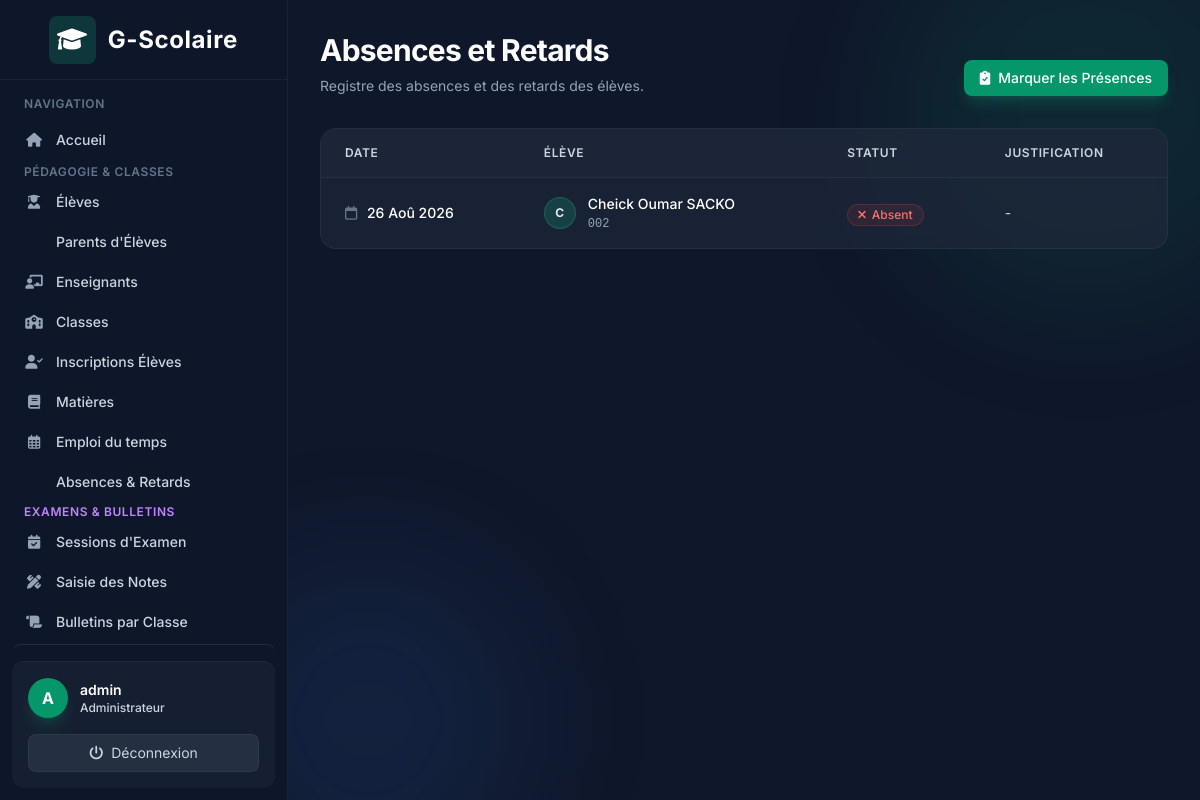
/attendance/ (signed in), run on the app's committed database.
### accounts/models.py (models this page shows)
class User(AbstractUser):
    class Role(models.TextChoices):
        ADMIN = "ADMIN", "Administrateur"
        TEACHER = "TEACHER", "Enseignant"
        STUDENT = "STUDENT", "Élève"
        PARENT = "PARENT", "Parent"
    role = models.CharField(
        max_length=20,
        choices=Role.choices
    )
    phone = models.CharField(max_length=30, blank=True)

### attendance/models.py (models this page shows)
class Attendance(models.Model):
    class Status(models.TextChoices):
        PRESENT = "PRESENT", "Présent"
        ABSENT = "ABSENT", "Absent"
        LATE = "LATE", "En retard"
    student = models.ForeignKey(Student, on_delete=models.CASCADE)
    date = models.DateField()
    status = models.CharField(
        max_length=20,
        choices=Status.choices
    )
    justification = models.TextField(blank=True)
    class Meta:
        unique_together = ("student", "date")

### students/models.py (models this page shows, shortened)
class Student(models.Model):
    user = models.OneToOneField(
        settings.AUTH_USER_MODEL,
        on_delete=models.CASCADE
    )
    GENDER_CHOICES = [
        ('M', 'Masculin'),
        ('F', 'Féminin'),
    ]
    parents = models.ManyToManyField(Parent, blank=True)
    gender = models.CharField(max_length=1, choices=GENDER_CHOICES, blank=True, null=True, verbose_name="Sexe")
    age = models.IntegerField(blank=True, null=True, verbose_name="Âge")
    birth_date = models.DateField(blank=True, null=True, verbose_name="Date de naissance")
    neighborhood = models.CharField(max_length=100, blank=True, verbose_name="Quartier")
    parent_contact = models.CharField(max_length=20, blank=True, verbose_name="Numéro du parent")
    registration_number = models.CharField(
        max_length=50,
        unique=True,
        verbose_name="Matricule"
    )
    address = models.TextField(blank=True, verbose_name="Adresse complète")

### attendance/views.py (the view)
# urls.py: path('', views.attendance_list, name='list'),
@login_required
def attendance_list(request):
    attendances = Attendance.objects.filter(status__in=[Attendance.Status.ABSENT, Attendance.Status.LATE]).order_by('-date', 'student__user__last_name')
    return render(request, 'attendance/attendance_list.html', {'attendances': attendances})

### templates/attendance/attendance_list.html (shortened to what this page needs)
{% extends 'base.html' %}
{% block content %}
<div class="mb-8 flex flex-col md:flex-row md:items-end justify-between gap-4">
    <div>
        <h1 class="text-3xl font-bold text-white tracking-tight">Absences et Retards</h1>
        <p class="text-slate-400 mt-2 text-sm">Registre des absences et des retards des élèves.</p>
    </div>
    <div>
        <a href="{% url 'attendance:take' %}" class="px-4 py-2 bg-brand-600 text-white hover:bg-brand-500 rounded-lg text-sm font-medium transition-colors shadow-lg shadow-brand-500/20 flex items-center">
            <i class="fa-solid fa-clipboard-check mr-2"></i> Marquer les Présences
        </a>
    </div>
</div>
<div class="card-glass rounded-2xl overflow-hidden">
    <div class="overflow-x-auto">
        <table class="min-w-full divide-y divide-white/5">
            <thead class="bg-slate-800/50">
                <tr>
                    <th scope="col" class="px-6 py-4 text-left text-xs font-semibold text-slate-300 uppercase tracking-wider">
                        Date
                    </th>
                    <th scope="col" class="px-6 py-4 text-left text-xs font-semibold text-slate-300 uppercase tracking-wider">
                        Élève
                    </th>
                    <th scope="col" class="px-6 py-4 text-left text-xs font-semibold text-slate-300 uppercase tracking-wider">
                        Statut
                    </th>
                    <th scope="col" class="px-6 py-4 text-left text-xs font-semibold text-slate-300 uppercase tracking-wider">
                        Justification
                    </th>
                </tr>
            </thead>
            <tbody class="divide-y divide-white/5 bg-transparent">
                {% for att in attendances %}
                <tr class="hover:bg-slate-800/30 transition-colors">
                    <td class="px-6 py-4 whitespace-nowrap text-sm font-medium text-white">
                        <i class="fa-regular fa-calendar mr-1.5 text-slate-500"></i> {{ att.date|date:"d M Y" }}
                    </td>
                    <td class="px-6 py-4 whitespace-nowrap">
                        <div class="flex items-center">
                            <div class="h-8 w-8 rounded-full bg-brand-500/20 flex items-center justify-center text-brand-400 font-bold border border-brand-500/30 text-xs">
                                {{ att.student.user.first_name|default:att.student.user.username|make_list|first|upper }}
                            </div>
                            <div class="ml-3">
                                <p class="text-sm font-medium text-white">{{ att.student.user.get_full_name }}</p>
                                <p class="text-xs text-slate-400 font-mono mt-0.5">{{ att.student.registration_number }}</p>
                            </div>
                        </div>
                    </td>
                    <td class="px-6 py-4 whitespace-nowrap">
                        {% if att.status == 'ABSENT' %}
                        <span class="inline-flex items-center px-2.5 py-0.5 rounded-full text-xs font-medium bg-red-500/10 text-red-400 border border-red-500/20">
                            <i class="fa-solid fa-xmark mr-1.5"></i> Absent
                        </span>
                        {% elif att.status == 'LATE' %}
                        <span class="inline-flex items-center px-2.5 py-0.5 rounded-full text-xs font-medium bg-yellow-500/10 text-yellow-400 border border-yellow-500/20">
                            <i class="fa-solid fa-clock mr-1.5"></i> En retard
                        </span>
                        {% else %}
                        <span class="inline-flex items-center px-2.5 py-0.5 rounded-full text-xs font-medium bg-green-500/10 text-green-400 border border-green-500/20">
                            <i class="fa-solid fa-check mr-1.5"></i> Présent
                        </span>
                        {% endif %}
                    </td>
                    <td class="px-6 py-4 text-sm text-slate-300">
                        {{ att.justification|default:"-" }}
                    </td>
                </tr>
                {% endfor %}
            </tbody>
        </table>
    </div>
</div>
{% endblock %}

### templates/base.html (shortened to what this page needs)
<!DOCTYPE html>
<html lang="fr" class="h-full bg-slate-900 text-slate-200">
<head>
    <script src="https://cdn.tailwindcss.com"></script>
    <link href="https://cdnjs.cloudflare.com/ajax/libs/font-awesome/6.0.0/css/all.min.css" rel="stylesheet">
</head>
<body class="h-screen flex overflow-hidden font-sans antialiased bg-slate-900 text-slate-200">
    {% if user.is_authenticated %}
    <div class="hidden md:flex md:flex-shrink-0 z-20">
        <div class="flex flex-col w-72 glass text-slate-300">
            <div class="flex items-center justify-center h-20 border-b border-white/5 px-4">
                <span class="text-2xl font-bold flex items-center gap-3 text-white tracking-wide">
                    <div class="bg-brand-500/20 p-2 rounded-lg text-brand-400">
                        <i class="fa-solid fa-graduation-cap"></i>
                    </div>
                    G-Scolaire
                </span>
            </div>
            <div class="flex-1 flex flex-col overflow-y-auto mt-4 px-3">
                <p class="px-3 text-xs font-semibold text-slate-500 uppercase tracking-wider mb-2">Navigation</p>
                <nav class="flex-1 space-y-1">
                    <a href="{% url 'dashboard' %}" class="nav-item group flex items-center px-3 py-2.5 text-sm font-medium rounded-lg text-slate-300 hover:text-white hover:bg-slate-800/80">
                        <i class="fa-solid fa-house mr-3 w-5 text-center text-slate-400 group-hover:text-brand-400"></i> Accueil
                    </a>
                    {% if user.role == 'ADMIN' or user.is_superuser %}
                        <div class="mt-4 mb-2">
                            <p class="px-3 text-xs font-semibold text-slate-500 uppercase tracking-wider">Pédagogie &amp; Classes</p>
                        </div>
                        <a href="{% url 'students:list' %}" class="nav-item group flex items-center px-3 py-2 text-sm font-medium rounded-lg text-slate-300 hover:text-white hover:bg-slate-800/80">
                            <i class="fa-solid fa-user-graduate mr-3 w-5 text-center text-slate-400 group-hover:text-brand-400"></i> Élèves
                        </a>
                        <a href="{% url 'students:parent_list' %}" class="nav-item group flex items-center px-3 py-2 text-sm font-medium rounded-lg text-slate-300 hover:text-white hover:bg-slate-800/80">
                             Parents d'Élèves
                        </a>
                        <a href="{% url 'teachers:list' %}" class="nav-item group flex items-center px-3 py-2 text-sm font-medium rounded-lg text-slate-300 hover:text-white hover:bg-slate-800/80">
                            <i class="fa-solid fa-chalkboard-user mr-3 w-5 text-center text-slate-400 group-hover:text-brand-400"></i> Enseignants
                        </a>
                        <a href="{% url 'academics:class_list' %}" class="nav-item group flex items-center px-3 py-2 text-sm font-medium rounded-lg text-slate-300 hover:text-white hover:bg-slate-800/80">
                            <i class="fa-solid fa-school mr-3 w-5 text-center text-slate-400 group-hover:text-brand-400"></i> Classes
                        </a>
                        <a href="{% url 'academics:enrollment_list' %}" class="nav-item group flex items-center px-3 py-2 text-sm font-medium rounded-lg text-slate-300 hover:text-white hover:bg-slate-800/80">
                            <i class="fa-solid fa-user-check mr-3 w-5 text-center text-slate-400 group-hover:text-brand-400"></i> Inscriptions Élèves
                        </a>
                        <a href="{% url 'academics:subject_list' %}" class="nav-item group flex items-center px-3 py-2 text-sm font-medium rounded-lg text-slate-300 hover:text-white hover:bg-slate-800/80">
                            <i class="fa-solid fa-book mr-3 w-5 text-center text-slate-400 group-hover:text-brand-400"></i> Matières
                        </a>
                        <a href="{% url 'academics:course_list' %}" class="nav-item group flex items-center px-3 py-2 text-sm font-medium rounded-lg text-slate-300 hover:text-white hover:bg-slate-800/80">
                            <i class="fa-regular fa-calendar-days mr-3 w-5 text-center text-slate-400 group-hover:text-brand-400"></i> Emploi du temps
                        </a>
                        <a href="{% url 'attendance:list' %}" class="nav-item group flex items-center px-3 py-2 text-sm font-medium rounded-lg text-slate-300 hover:text-white hover:bg-slate-800/80">
                             Absences &amp; Retards
                        </a>
                        <div class="mt-5 mb-2">
                            <p class="px-3 text-xs font-semibold text-purple-400 uppercase tracking-wider">Examens &amp; Bulletins</p>
                        </div>
                        <a href="{% url 'exams:session_list' %}" class="nav-item group flex items-center px-3 py-2 text-sm font-medium rounded-lg text-slate-300 hover:text-white hover:bg-slate-800/80">
                            <i class="fa-solid fa-calendar-check mr-3 w-5 text-center text-slate-400 group-hover:text-purple-400"></i> Sessions d'Examen
                        </a>
                        <a href="{% url 'exams:mark_entry_select' %}" class="nav-item group flex items-center px-3 py-2 text-sm font-medium rounded-lg text-slate-300 hover:text-white hover:bg-slate-800/80">
                            <i class="fa-solid fa-pen-ruler mr-3 w-5 text-center text-slate-400 group-hover:text-purple-400"></i> Saisie des Notes
                        </a>
                        <a href="{% url 'exams:bulletin_select' %}" class="nav-item group flex items-center px-3 py-2 text-sm font-medium rounded-lg text-slate-300 hover:text-white hover:bg-slate-800/80">
                            <i class="fa-solid fa-scroll mr-3 w-5 text-center text-slate-400 group-hover:text-purple-400"></i> Bulletins par Classe
                        </a>
                        <a href="{% url 'exams:parent_bulletins' %}" class="nav-item group flex items-center px-3 py-2 text-sm font-medium rounded-lg text-purple-300 hover:text-white hover:bg-purple-900/40 border border-purple-500/20">
                        </a>
                    {% endif %}
                </nav>
            </div>
            <div class="flex-shrink-0 border-t border-white/5 p-4 m-3 rounded-xl bg-slate-800/50">
                <div class="flex items-center w-full">
                    <div class="h-10 w-10 rounded-full bg-brand-600 flex items-center justify-center text-white font-bold shadow-lg shadow-brand-500/20">
                        {{ user.get_full_name|default:user.username|make_list|first|upper }}
                    </div>
                    <div class="ml-3 flex-1 overflow-hidden">
                        <p class="text-sm font-semibold text-white truncate">{{ user.get_full_name|default:user.username }}</p>
                        <p class="text-xs font-medium text-brand-400">{{ user.get_role_display }}</p>
                    </div>
                </div>
                <form method="post" action="{% url 'logout' %}" class="mt-4">
                    <button type="submit" class="w-full text-center text-sm bg-slate-700/50 hover:bg-red-500/20 hover:text-red-400 text-slate-300 py-2 rounded-lg transition-colors flex items-center justify-center gap-2 border border-white/5 hover:border-red-500/30">
                        <i class="fa-solid fa-power-off"></i> Déconnexion
                    </button>
                </form>
            </div>
        </div>
    </div>
    {% endif %}
    <div class="flex flex-col w-0 flex-1 overflow-hidden relative">
        <div class="absolute top-0 right-0 -mr-20 -mt-20 w-96 h-96 bg-brand-500/10 rounded-full blur-3xl pointer-events-none"></div>
        <div class="absolute bottom-0 left-0 -ml-20 -mb-20 w-80 h-80 bg-blue-500/10 rounded-full blur-3xl pointer-events-none"></div>
        <main class="flex-1 relative z-10 overflow-y-auto focus:outline-none">
            <div class="py-8 px-4 sm:px-6 md:px-8 max-w-7xl mx-auto">
                {% block content %}
                {% endblock %}
            </div>
        </main>
    </div>
</body>
</html>

### templates/base.html (style rules this page uses)
.glass { background: rgba(15, 23, 42, 0.7); backdrop-filter: blur(10px); -webkit-backdrop-filter: blur(10px); border-right: 1px solid rgba(255, 255, 255, 0.05); }
.card-glass { background: rgba(30, 41, 59, 0.7); backdrop-filter: blur(8px); -webkit-backdrop-filter: blur(8px); border: 1px solid rgba(255, 255, 255, 0.05); }
.nav-item { transition: all 0.3s cubic-bezier(0.4, 0, 0.2, 1); }

### data on the page
User: get_full_name|make_list "A", get_full_name "admin", role "Administrateur"
Attendance: date "26 Aoû 2026", student.user.first_name|make_list "C", student.user.get_full_name "Cheick Oumar SACKO", student.registration_number "002", status "ABSENT" (drawn), justification "-"
